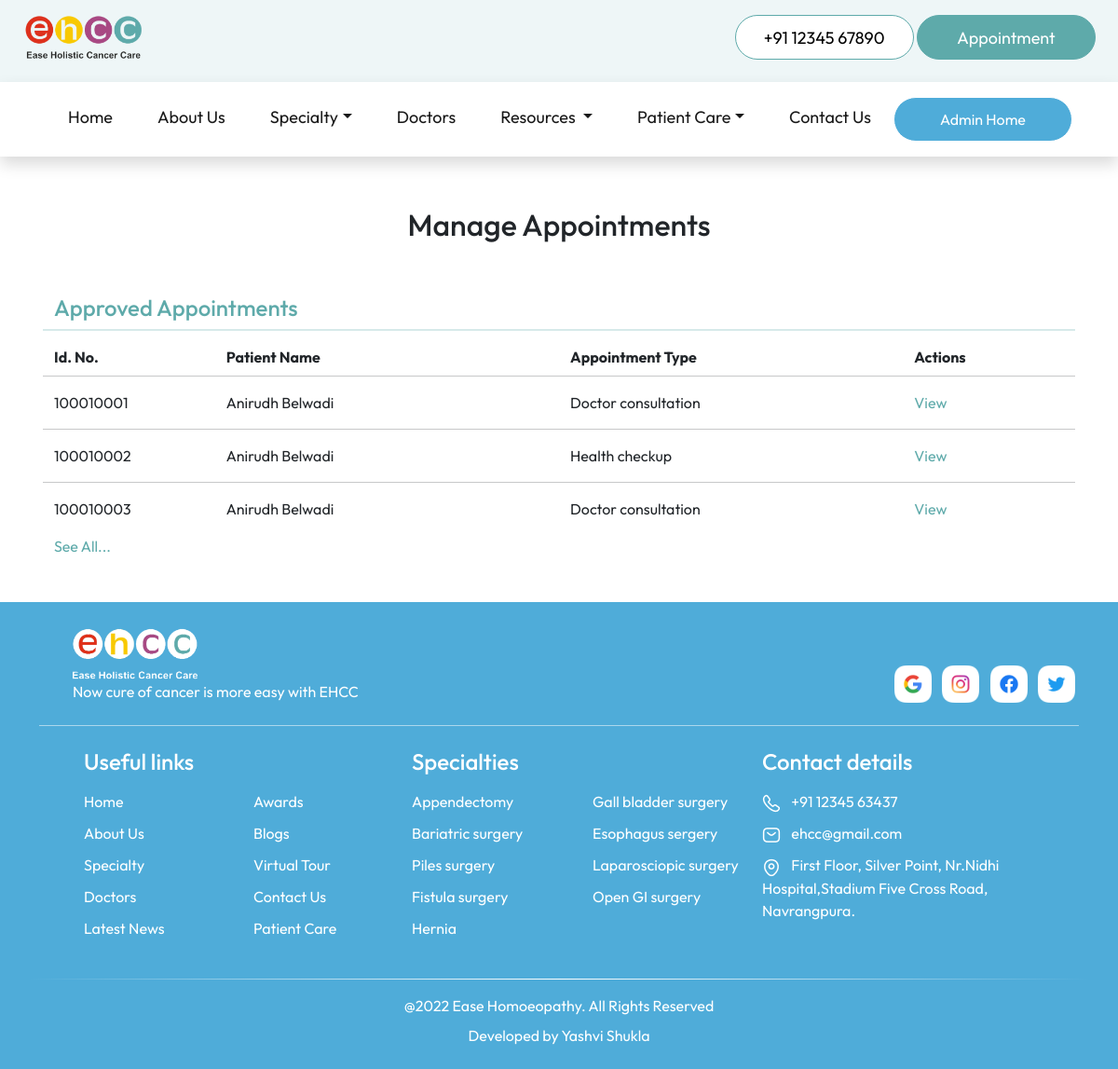
Page /manageAppointments/ (signed in) on the earlier database version.
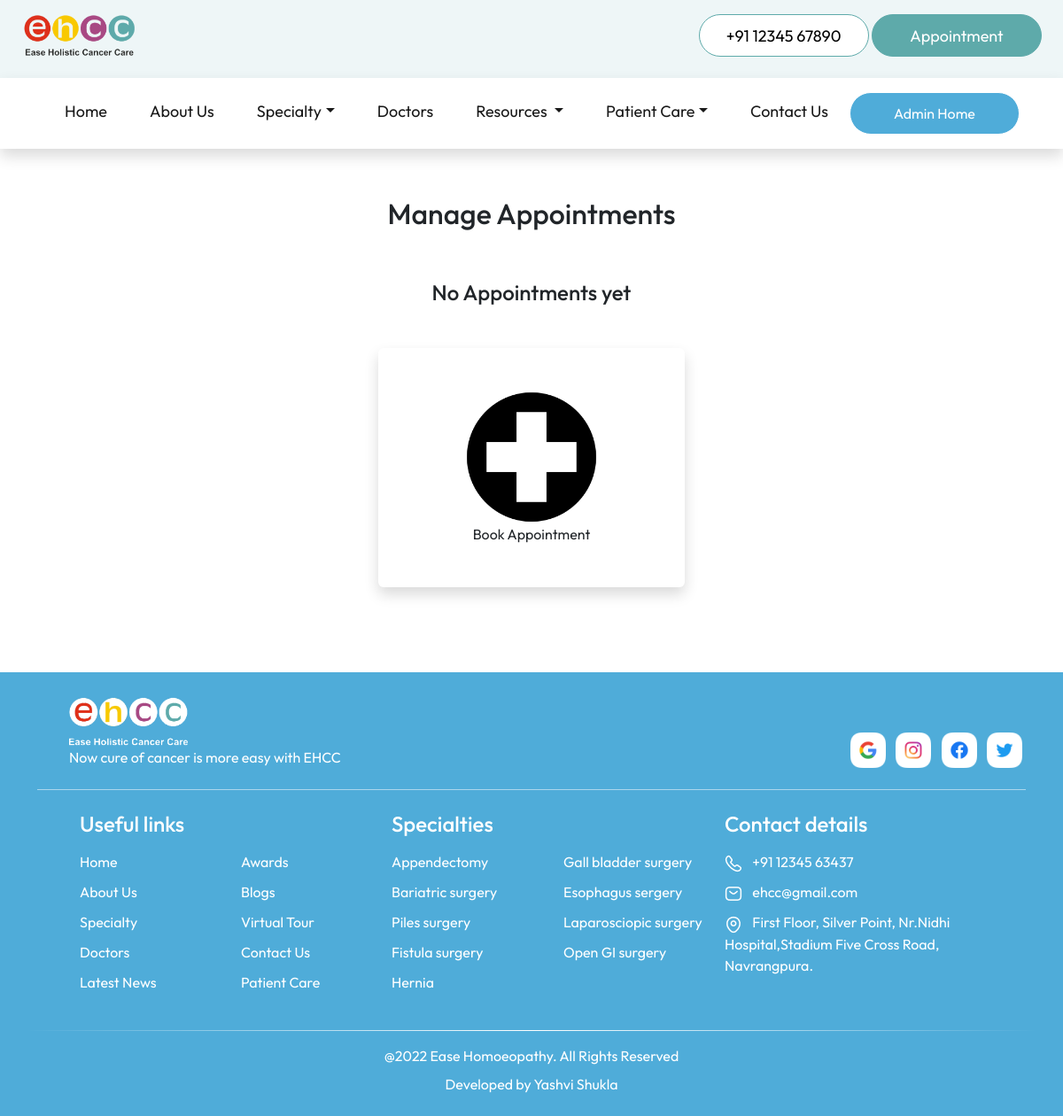
Same page on the later database version.
### tables this page shows
CREATE TABLE "appointment" (
	"first_name"	TEXT,
	"last_name"	TEXT,
	"gender"	TEXT,
	"phone"	INTEGER,
	"email_ID"	TEXT,
	"type"	TEXT,
	"message"	TEXT,
	"status"	TEXT,
	"id"	INTEGER,
	"hospital_message"	TEXT,
	"date"	TEXT,
	"time"	TEXT,
	"documents"	TEXT
, "doctor_id"	INTEGER);

CREATE TABLE "social_links" (
	"social_name"	TEXT,
	"social_link"	TEXT
);

CREATE TABLE "specialty" (
	"id"	INTEGER,
	"name"	TEXT,
	"description"	TEXT
, "illustration"	TEXT);

### flask_app.py (the view)
@app.route('/manageAppointments/')
def manageAppointments():
    if 'user' in session:
        database_connection = sqlite3.connect(database_location)
        database_cursor = database_connection.cursor()
        pending_appointments = database_cursor.execute("SELECT * FROM appointment WHERE status = 'pending'")
        pending_appointments = pending_appointments.fetchmany(3)
        approved_appointments = database_cursor.execute("SELECT * FROM appointment WHERE status = 'approved'")
        approved_appointments = approved_appointments.fetchmany(3)
        completed_appointments = database_cursor.execute("SELECT * FROM appointment WHERE status = 'completed'")
        completed_appointments = completed_appointments.fetchmany(3)
        declined_appointments = database_cursor.execute("SELECT * FROM appointment WHERE status = 'declined'")
        declined_appointments = declined_appointments.fetchmany(3)
        database_connection.commit()
        database_connection.close()
        return render_template('manageAppointments.html', social_links=social_links, pending_appointments=pending_appointments, approved_appointments=approved_appointments, completed_appointments=completed_appointments, declined_appointments=declined_appointments, navbar_specialties=navbar_specialties, navbar_diseases=navbar_diseases)
    elif 'patient_email' in session:
        database_connection = sqlite3.connect(database_location)
        database_cursor = database_connection.cursor()
        pending_appointments = database_cursor.execute("SELECT * FROM appointment WHERE status = 'pending' AND email_ID = ?", (session["patient_email"],))
        pending_appointments = pending_appointments.fetchall()
        approved_appointments = database_cursor.execute("SELECT * FROM appointment WHERE status = 'approved' AND email_ID = ?", (session["patient_email"],))
        approved_appointments = approved_appointments.fetchall()
        completed_appointments = database_cursor.execute("SELECT * FROM appointment WHERE status = 'completed' AND email_ID = ?", (session["patient_email"],))
        completed_appointments = completed_appointments.fetchall()
        declined_appointments = database_cursor.execute("SELECT * FROM appointment WHERE status = 'declined' AND email_ID = ?", (session["patient_email"],))
        declined_appointments = declined_appointments.fetchall()
        database_connection.commit()
        database_connection.close()
        return render_template('manageAppointments.html', social_links=social_links, pending_appointments=pending_appointments, approved_appointments=approved_appointments, completed_appointments=completed_appointments, declined_appointments=declined_appointments, navbar_specialties=navbar_specialties, navbar_diseases=navbar_diseases)
    else:
        return redirect(url_for('patientLogin'))

### templates/manageAppointments.html (shortened to what this page needs)
<!DOCTYPE html>
<html lang="en">
<head>
    <link href="https://cdn.jsdelivr.net/npm/bootstrap@5.2.0/dist/css/bootstrap.min.css" rel="stylesheet"
>
    <link rel="stylesheet" href="https://cdn.jsdelivr.net/npm/bootstrap-icons@1.9.1/font/bootstrap-icons.css">
    <link rel="stylesheet" href="../../static/stylesheets/common.css">
    <link rel="stylesheet" href="../../static/stylesheets/manageAppointments.css">
</head>
<body>
    {% include 'navbar.html' %}
    <div class="container">
        <div class="row justify-content-center px-3 mb-5">
            <h2 class="text-center mt-4 pt-5">
                Manage Appointments
            </h2>
            {% if approved_appointments %}
            <h4 class="mt-5">
                Approved Appointments
            </h4>
            <hr style="border: 1px solid var(--primary-color)">
            <div class="col-12 mb-2">
                <div class="row">
                    <div class="col-lg-2">
                        <strong>
                            Id. No.
                        </strong>
                    </div>
                    <div class="col-lg-4">
                        <strong>
                            Patient Name
                        </strong>
                    </div>
                    <div class="col-lg-4">
                        <strong>
                            Appointment Type
                        </strong>
                    </div>
                    <div class="col-lg-2">
                        <strong class="mb-2">
                            Actions
                        </strong>
                    </div>
                    {% for appointment in approved_appointments %}
                    <hr class="mt-2">
                    <div class="col-lg-2">
                        {{ appointment[8] }}
                    </div>
                    <div class="col-lg-4">
                        {{ appointment[0] }}&nbsp;{{ appointment[1] }}
                    </div>
                    <div class="col-lg-4">
                        {{ appointment[5] }}
                    </div>
                    <div class="col-lg-2 mb-2">
                        <a href="/viewAppointment/{{appointment[8]}}" style="color: var(--primary-color);">View</a>
                    </div>
                    {% endfor %}
                </div>
            </div>
            <div class="col-12">
                <a href="/manageAppointments/approved" style="color: var(--primary-color);">
                    See All...
                </a>
            </div>
            {% endif %}
            {% if pending_appointments or approved_appointments or completed_appointments or declined_appointments %}
            {% else %}
            <h4 class="my-5 text-center">
                No Appointments yet
            </h4>
            {% if 'patient_email' in session %}
            <div class="text-center col-lg-4 col-md-6 mb-5">
                <div class="patient_card shadow py-5 rounded" onclick="window.location.href='/appointment/'">
                    <img src="../../static/images/icons/medical-symbol.png" width="150" alt="">
                    <br>
                    Book Appointment
                </div>
            </div>
            {% endif %}
            {% endif %}
        </div>
    </div>
    {% include 'footer.html' %}
</body>
</html>

### templates/navbar.html (shortened to what this page needs)
<div class="fixed-top">
    <div id="top_navbar" class="py-2">
        <div class="container-fluid px-4">
            <div class="row align-items-center">
                <div class="col-lg-6 text-lg-start text-center mb-2">
                    <a href="/" class="top_navbar_logo">
                        <img src="../../static/images/logo/navbar_logo.png" alt="Hospital logo" height="60"
                            id="navbar_logo_top" />
                    </a>
                </div>
                <div class="col-lg-6 text-lg-end text-center mb-3">
                    <button class="button_cta_appointment mt-2" style="background-color: white; color: black;"
                        onclick="window.location.href='tel:911234567890'">+91 12345 67890</button>
                    <button class="button_cta_appointment mt-2"
                        onclick="window.location.href='/appointment/'">Appointment</button>
                </div>
            </div>
        </div>
    </div>
    <nav class="navbar navbar-expand-lg bg-white shadow">
        <div class="container-fluid pt-2">
            <div class="collapse navbar-collapse" id="navbarNav">
                <ul class="navbar-nav m-auto mb-2 mb-lg-md-0">
                    <li class="nav-item mx-3">
                        <a class="nav-link active" aria-current="page" href="/">Home</a>
                    </li>
                    <li class="nav-item mx-3">
                        <a class="nav-link active" aria-current="page" href="/about/">About Us</a>
                    </li>
                    <li class="nav-item mx-3 dropdown">
                        <a href="" class="nav-link dropdown-toggle active" data-bs-toggle="dropdown"
                            href="/specialty/">Specialty</a>
                    </li>
                    <li class="nav-item mx-3">
                        <a class="nav-link active" aria-current="page" href="/doctors">Doctors</a>
                    </li>
                    <li class="nav-item mx-3 dropdown">
                        <a class="nav-link dropdown-toggle active" href="#" role="button" data-bs-toggle="dropdown"
                            aria-expanded="false">
                            Resources
                        </a>
                    </li>
                    <li class="nav-item mx-3 dropdown">
                        <a class="nav-link active dropdown-toggle active" role="button" href="/patientCare"
                            data-bs-toggle="dropdown" aria-expanded="false">Patient Care</a>
                    </li>
                    <li class="nav-item mx-3">
                        <a class="nav-link active" aria-current="page" href="/contact/">Contact Us</a>
                    </li>
                    <li>
                        <button class="button_cta_white" onclick="window.location.href='/admin/'" id="admin_home"
                            style="visibility: hidden;">
                            Admin Home
                        </button>
                    </li>
                </ul>
            </div>
        </div>
    </nav>
</div>

### templates/footer.html (shortened to what this page needs)
<div class="footer">
    <div class="container">
        <div class="row align-items-end">
            <div class="col-md-8 px-md-5 mt-4 mb-3">
                <img src="../../static/images/logo/footer_logo.png" alt="Hospital logo" height="60" />
                <p class="text-white mb-0">
                    Now cure of cancer is more easy with EHCC
                </p>
            </div>
            <div class="col-md-4 pt-4 mb-3 text-md-end">
                {% for social in social_links %}
                <a href="{{social[1]}}">
                    <img src="../../static/images/logo/{{social[0]}}_icon.png" alt="{{social[0]}} logo"
                        class="img-fluid mx-1" style="height: 40px; width: auto;" />
                </a>
                {% endfor %}
            </div>
        </div>
        <div class="footer_line mt-2"></div>
        <div class="row text-white pt-4 ps-md-5 footer_links">
            <div class="col-md-4 col-sm-6 mb-4">
                <h4 class="mb-3">Useful links</h4>
                <div class="row">
                    <div class="col-lg-6 col-sm-12 col-6">
                        <a href="/">
                            <p>Home</p>
                        </a>
                        <a href="/about/">
                            <p>About Us</p>
                        </a>
                        <a href="/specialty/">
                            <p>Specialty</p>
                        </a>
                        <a href="/doctors/">
                            <p>Doctors</p>
                        </a>
                        <a href="/news/">
                            <p>Latest News</p>
                        </a>
                    </div>
                    <div class="col-lg-6 col-sm-12 col-6">
                        <a href="/awards/">
                            <p>Awards</p>
                        </a>
                        <a href="/blogs/">
                            <p>Blogs</p>
                        </a>
                        <a href="/virtualTour/">
                            <p>Virtual Tour</p>
                        </a>
                        <a href="/contact/">
                            <p>Contact Us</p>
                        </a>
                        <a href="#">
                            <p>Patient Care</p>
                        </a>
                    </div>
                </div>
            </div>
            <div class="col-md-4 col-sm-6 mb-4 g-md-0">
                <h4 class="mb-3">
                    <a href="/specialty/">
                        Specialties
                    </a>
                </h4>
                <div class="row">
                    <div class="col-lg-6 col-sm-12 col-6">
                        {% for i in range (0,((navbar_specialties|length/2)+0.5)|int) %}
                        <a href="/diseases/{{navbar_specialties[i][0]}}/">
                            <p>
                                {{ navbar_specialties[i][1] }}
                            </p>
                        </a>
                        {% endfor %}
                    </div>
                    <div class="col-lg-6 col-sm-12 col-6">
                        {% for i in range (((navbar_specialties|length/2)+0.5)|int,navbar_specialties|length) %}
                        <a href="/diseases/{{navbar_specialties[i][0]}}/">
                            <p>
                                {{ navbar_specialties[i][1] }}
                            </p>
                        </a>
                        {% endfor %}
                    </div>
                </div>
            </div>
            <div class="col-md-4 col-sm-12">
                <h4 class="mb-3">Contact details</h4>
                <p>
                    <a href="tel:91123456789">
                        <img src="../../static/images/logo/footercall_icon.png" alt="call logo" />
                        <span class="ps-2">+91 12345 63437</span>
                    </a>
                </p>
                <p>
                    <a href="mailto:ehcc@gmail.com">
                        <img src="../../static/images/logo/mail_icon.png" alt="mail icon" />
                        <span class="ps-2">ehcc@gmail.com</span>
                    </a>
                </p>
                <p>
                    <a href="https://goo.gl/maps/SUXSNEnxhgQroknp9" target="_blank">
                        <img src="../../static/images/logo/location_icon.png" alt="location icon" />
                        <span class="ps-2">
                            First Floor, Silver Point, Nr.Nidhi Hospital,Stadium Five Cross Road, Navrangpura.
                        </span>
                    </a>
                </p>
            </div>
        </div>
        <div class="row my-2">
            <div class="footer_line_2"></div>
        </div>
        <div class="row text-white">
            <div class="py-2 text-center">
                @2022 Ease Homoeopathy. All Rights Reserved
            </div>
            <div class="text-center">
                Developed by <a href="" class="footer_credit">Yashvi Shukla</a></br></br>
            </div>
        </div>
    </div>
</div>

### static/stylesheets/common.css (style rules this page uses)
html, body { overflow-x: hidden; }
body { margin-top: 150px; }
* { margin: 0; padding: 0; box-sizing: border-box; font-family: "Outfit", sans-serif; }
:root { --nav-color: #EEF6F7; --primary-color: #5eaaaa; --heading-color: #4facd9; --section-background-color: #cae6f4; --contact-background-color: #284f4f; }
a { color: unset; text-decoration: none; cursor: pointer; }
#top_navbar { background-color: var(--nav-color); }
#navbar_logo_top, #navbar_logo_bottom { transition: 0.4s; }
#top_navbar { transition: 0.4s; }
.nav-item a { text-decoration: none; color: #b0b0b0; font-size: large; }
.button_cta_white { width: 12rem; height: 3rem; border: 1px solid white; background-color: var(--heading-color); border-radius: 50px; color: white; }
.button_cta_appointment { width: 12rem; height: 3rem; border: 1px solid var(--primary-color) !important; background-color: var(--primary-color); border-radius: 50px; color: white; font-size: 18px; }
.footer { background-color: var(--heading-color); }
.footer_line { height: 1px; background-color: rgba(255, 255, 255, 0.521); }
.footer_line_2 { height: 1px; background: linear-gradient(to right, rgba(40, 79, 79, 0) 0%, white 50%, rgba(40, 79, 79, 0) 100%); }
.footer_credit { text-decoration: none; color: white; }
@media only screen and (max-width: 1200px) { .navbar { padding: 0.5rem 2rem; } }
.footer_links p { margin-bottom: 10px !important; cursor: pointer; }

### static/stylesheets/manageAppointments.css (style rules this page uses)
.patient_card { cursor: pointer; }

Differences in the rows shown:
removed appointment: id "100010001", first_name "Anirudh", last_name "Belwadi", type "Doctor consultation"
removed appointment: id "100010002", first_name "Anirudh", last_name "Belwadi", type "Health checkup"
removed appointment: id "100010003", first_name "Anirudh", last_name "Belwadi", type "Doctor consultation"
Other differences:
text no longer shown: "Approved Appointments Id. No. Patient Name Appointment Type Actions See All..."
text now shown: "No Appointments yet Book Appointment"
